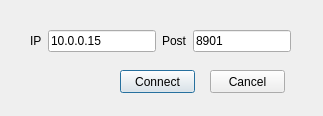
<?xml version="1.0" encoding="UTF-8"?>
<ui version="4.0">
 <class>ClientDialog</class>
 <widget class="QDialog" name="ClientDialog">
  <property name="geometry">
   <rect>
    <x>0</x>
    <y>0</y>
    <width>323</width>
    <height>116</height>
   </rect>
  </property>
  <property name="windowTitle">
   <string>Dialog</string>
  </property>
  <widget class="QPushButton" name="pushButton_Connect">
   <property name="geometry">
    <rect>
     <x>120</x>
     <y>70</y>
     <width>75</width>
     <height>23</height>
    </rect>
   </property>
   <property name="text">
    <string>Connect</string>
   </property>
  </widget>
  <widget class="QPushButton" name="pushButton_Cancel">
   <property name="geometry">
    <rect>
     <x>210</x>
     <y>70</y>
     <width>75</width>
     <height>23</height>
    </rect>
   </property>
   <property name="text">
    <string>Cancel</string>
   </property>
  </widget>
  <widget class="QWidget" name="layoutWidget">
   <property name="geometry">
    <rect>
     <x>30</x>
     <y>30</y>
     <width>261</width>
     <height>22</height>
    </rect>
   </property>
   <layout class="QHBoxLayout" name="horizontalLayout">
    <item>
     <widget class="QLabel" name="label_IP">
      <property name="text">
       <string>IP</string>
      </property>
     </widget>
    </item>
    <item>
     <widget class="QLineEdit" name="lineEdit_IP">
      <property name="enabled">
       <bool>true</bool>
      </property>
      <property name="sizePolicy">
       <sizepolicy hsizetype="Fixed" vsizetype="Fixed">
        <horstretch>0</horstretch>
        <verstretch>0</verstretch>
       </sizepolicy>
      </property>
      <property name="text">
       <string>10.0.0.15</string>
      </property>
     </widget>
    </item>
    <item>
     <widget class="QLabel" name="label_Post">
      <property name="text">
       <string>Post</string>
      </property>
     </widget>
    </item>
    <item>
     <widget class="QLineEdit" name="lineEdit_Post">
      <property name="sizePolicy">
       <sizepolicy hsizetype="Expanding" vsizetype="Fixed">
        <horstretch>0</horstretch>
        <verstretch>0</verstretch>
       </sizepolicy>
      </property>
      <property name="text">
       <string>8901</string>
      </property>
     </widget>
    </item>
   </layout>
  </widget>
 </widget>
 <resources/>
 <connections>
  <connection>
   <sender>pushButton_Cancel</sender>
   <signal>clicked()</signal>
   <receiver>ClientDialog</receiver>
   <slot>reject()</slot>
   <hints>
    <hint type="sourcelabel">
     <x>252</x>
     <y>80</y>
    </hint>
    <hint type="destinationlabel">
     <x>306</x>
     <y>104</y>
    </hint>
   </hints>
  </connection>
  <connection>
   <sender>pushButton_Connect</sender>
   <signal>clicked()</signal>
   <receiver>ClientDialog</receiver>
   <slot>connectHost()</slot>
   <hints>
    <hint type="sourcelabel">
     <x>139</x>
     <y>81</y>
    </hint>
    <hint type="destinationlabel">
     <x>61</x>
     <y>91</y>
    </hint>
   </hints>
  </connection>
 </connections>
 <slots>
  <slot>connectHost()</slot>
 </slots>
</ui>
